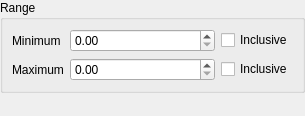
<?xml version="1.0" encoding="UTF-8"?>
<ui version="4.0">
 <class>QgsRangeDomainWidgetBase</class>
 <widget class="QWidget" name="QgsRangeDomainWidgetBase">
  <property name="geometry">
   <rect>
    <x>0</x>
    <y>0</y>
    <width>305</width>
    <height>116</height>
   </rect>
  </property>
  <property name="windowTitle">
   <string>Range Domain</string>
  </property>
  <layout class="QGridLayout" name="gridLayout_2">
   <property name="leftMargin">
    <number>0</number>
   </property>
   <property name="topMargin">
    <number>0</number>
   </property>
   <property name="rightMargin">
    <number>0</number>
   </property>
   <property name="bottomMargin">
    <number>0</number>
   </property>
   <item row="0" column="0">
    <widget class="QGroupBox" name="groupBox">
     <property name="title">
      <string>Range</string>
     </property>
     <layout class="QGridLayout" name="gridLayout" columnstretch="0,1,0">
      <item row="0" column="1">
       <widget class="QgsDoubleSpinBox" name="mMinSpinBox"/>
      </item>
      <item row="1" column="1">
       <widget class="QgsDoubleSpinBox" name="mMaxSpinBox"/>
      </item>
      <item row="1" column="2">
       <widget class="QCheckBox" name="mMaxInclusiveCheckBox">
        <property name="text">
         <string>Inclusive</string>
        </property>
       </widget>
      </item>
      <item row="0" column="0">
       <widget class="QLabel" name="minimumLabel_2">
        <property name="text">
         <string>Minimum</string>
        </property>
       </widget>
      </item>
      <item row="1" column="0">
       <widget class="QLabel" name="maximumLabel_2">
        <property name="text">
         <string>Maximum</string>
        </property>
       </widget>
      </item>
      <item row="0" column="2">
       <widget class="QCheckBox" name="mMinInclusiveCheckBox">
        <property name="text">
         <string>Inclusive</string>
        </property>
       </widget>
      </item>
     </layout>
    </widget>
   </item>
   <item row="1" column="0">
    <spacer name="verticalSpacer">
     <property name="orientation">
      <enum>Qt::Vertical</enum>
     </property>
     <property name="sizeHint" stdset="0">
      <size>
       <width>20</width>
       <height>40</height>
      </size>
     </property>
    </spacer>
   </item>
  </layout>
 </widget>
 <customwidgets>
  <customwidget>
   <class>QgsDoubleSpinBox</class>
   <extends>QDoubleSpinBox</extends>
   <header>qgsdoublespinbox.h</header>
  </customwidget>
 </customwidgets>
 <resources/>
 <connections/>
</ui>
